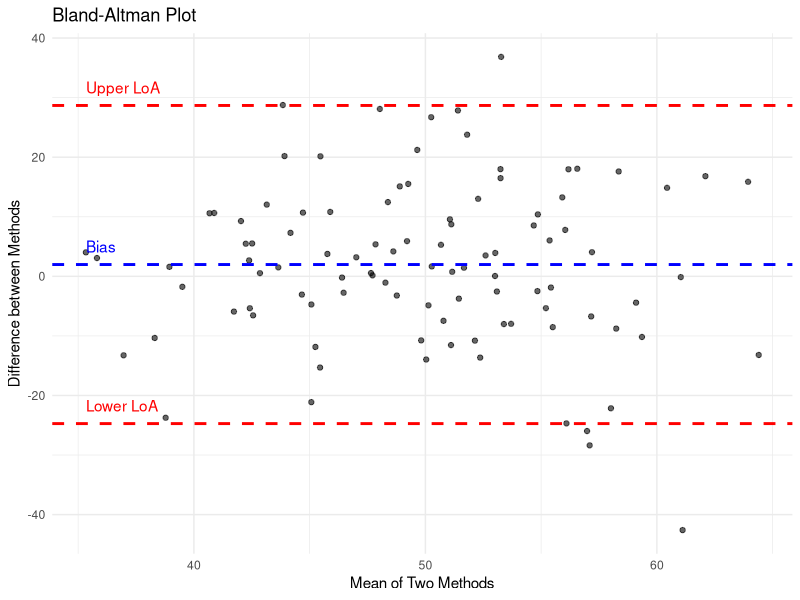

Source code (R):
## ---- chunk 1
# Load tidyverse
library(tidyverse)

# Simulate data
set.seed(123)
data <- tibble(
  method1 = rnorm(100, mean = 50, sd = 10),
  method2 = rnorm(100, mean = 50, sd = 10)
)
## ---- chunk 2
# Calculate Bland-Altman statistics
data <- data %>%
  mutate(
    mean_value = (method1 + method2) / 2,
    difference = method1 - method2
  )

# Calculate bias and limits of agreement
bias <- mean(data$difference)
loa_upper <- bias + 1.96 * sd(data$difference)
loa_lower <- bias - 1.96 * sd(data$difference)

# Display results
list(bias = bias, loa_upper = loa_upper, loa_lower = loa_lower)
## ---- chunk 3
# Load ggplot2
library(ggplot2)

# Create the plot
ba_plot <- data %>%
  ggplot(aes(x = mean_value, y = difference)) +
  geom_point(alpha = 0.6) +
  geom_hline(yintercept = bias, color = "blue", linetype = "dashed", size = 1) +
  geom_hline(yintercept = c(loa_upper, loa_lower), color = "red", linetype = "dashed", size = 1) +
  annotate("text", x = min(data$mean_value), y = bias, label = "Bias", hjust = 0, vjust = -1, color = "blue") +
  annotate("text", x = min(data$mean_value), y = loa_upper, label = "Upper LoA", hjust = 0, vjust = -1, color = "red") +
  annotate("text", x = min(data$mean_value), y = loa_lower, label = "Lower LoA", hjust = 0, vjust = -1, color = "red") +
  labs(
    title = "Bland-Altman Plot",
    x = "Mean of Two Methods",
    y = "Difference between Methods"
  ) +
  theme_minimal()

# Display the plot
print(ba_plot)
